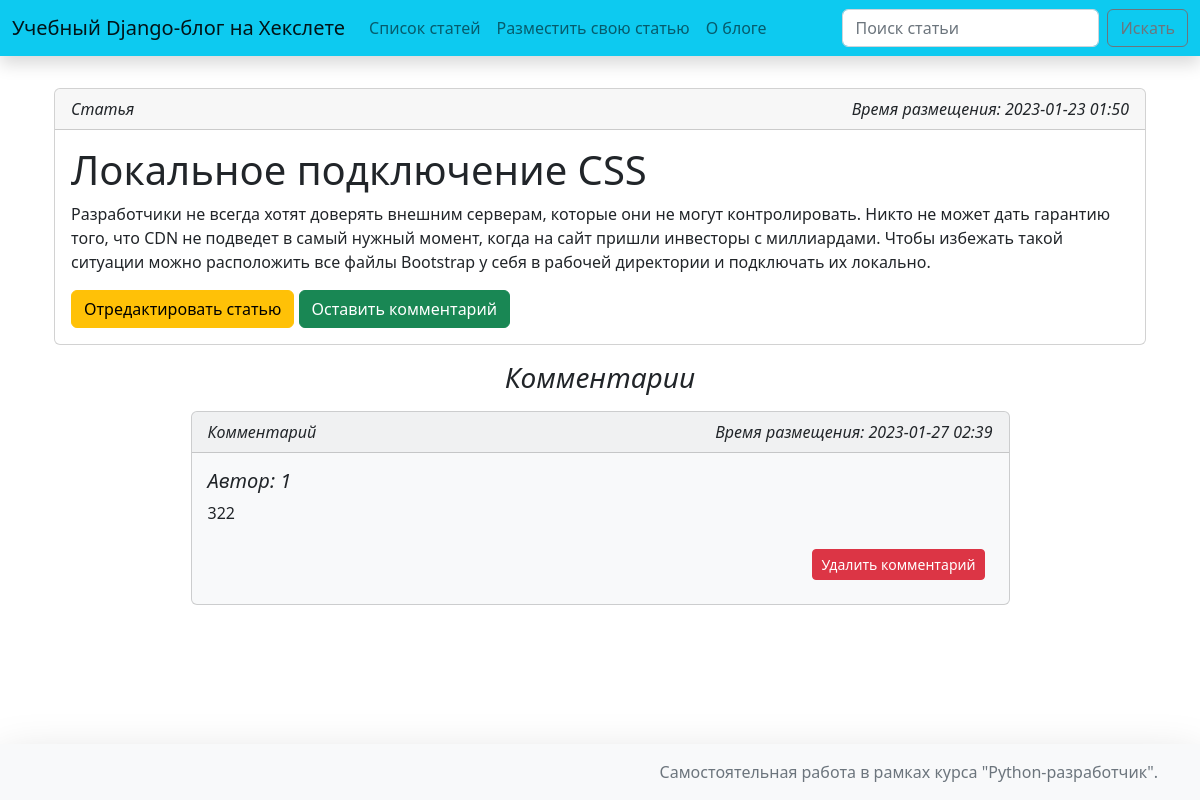
The app's page /articles/12/ with its own data.
### hexlet_django_blog/article/models.py (models this page shows, shortened)
class Article(models.Model):
    name = models.CharField(max_length=200)  # название статьи
    body = models.TextField()  # тело статьи
    timestamp = models.DateTimeField(auto_now_add=True)

class Comment(models.Model):
    author = models.CharField(max_length=64, blank=True)  # имя автора
    body = models.TextField()  # тело комментария
    timestamp = models.DateTimeField(auto_now_add=True)
    commented_article = models.ForeignKey(Article, on_delete=models.CASCADE)

### hexlet_django_blog/article/views.py (the view)
# urls.py: path('<int:id>/', views.ArticleView.as_view(), name='article'),
class ArticleView(View):
    def get(self, request, *args, **kwargs):
        article = get_object_or_404(Article, id=kwargs['id'])
        comments = article.comment_set.all()
        return render(request, 'articles/show.html', context={
            'article': article,
            'comments': comments
        })

### hexlet_django_blog/templates/articles/show.html (shortened to what this page needs)
{% extends 'layout/default.html' %}
{% block content %}
<div class="container">
  <div class="row">
    <div class="col">
      <div class="card md-3">
        <div class="card-header">
          <div class="d-flex justify-content-between">
            <div><i>Статья</i></div>
            <div><i>Время размещения: {{ article.timestamp|date:'Y-m-d H:i' }}</i></div>
          </div>
        </div>
        <div class="card-body">
          <h1 class="card-title">{{ article.name }}</h1>
          <p class="card-text">{{ article.body }}</p>
          <a href="{% url 'article_update' article.id %}" class="btn btn-warning" role="button">Отредактировать статью</a>
          <a href="{% url 'comment_create' article.id %}" class="btn btn-success" role="button">Оставить комментарий</a>
        </div>
      </div>
    </div>
  </div>
  <div class="row">
      {% if comments %}
      <div class="col md-5">
        <div class="h3 m-3 text-center"><i>Комментарии</i></div>
        {% for comment in comments %}
        <div class="d-flex justify-content-center">
          <div class="card text-dark bg-light w-75 mb-3">
          <div class="card-header">
            <div class="d-flex justify-content-between">
            <div><i>Комментарий</i></div>
            <div><i>Время размещения: {{ comment.timestamp|date:'Y-m-d H:i' }}</i></div>
          </div>
          </div>
          <div class="card-body">
            <h5 class="card-title"><i>Автор: {{comment.author}}</i></h5>
            <p class="card-text">{{comment.body}}</p>
            <div class="d-flex justify-content-end p-2 bd-highlight">
              <form action="{% url 'comment_delete' article.id comment.id %}" method="post">
                <button type="submit" class="btn btn-danger btn-sm">Удалить комментарий</button>
              </form>
            </div>
          </div>
        </div>
        </div>
        {% endfor %}
      </div>
      {% endif %}
  </div>
</div>
{% endblock %}

### records on screen
Article: timestamp "2023-01-23 01:50", name "Локальное подключение CSS", body "Разработчики не всегда хотят доверять внешним серверам, которые они не могут контролировать. Никто не может дать гарантию того, что CDN не подведет в самый нужный момент, когда на сайт пришли инвесторы с миллиардами. Чтобы избежать такой ситуации можно расположить все файлы Bootstrap у себя в рабочей директории и подключать их локально."
Comment: timestamp "2023-01-27 02:39", author "1", body "322"
